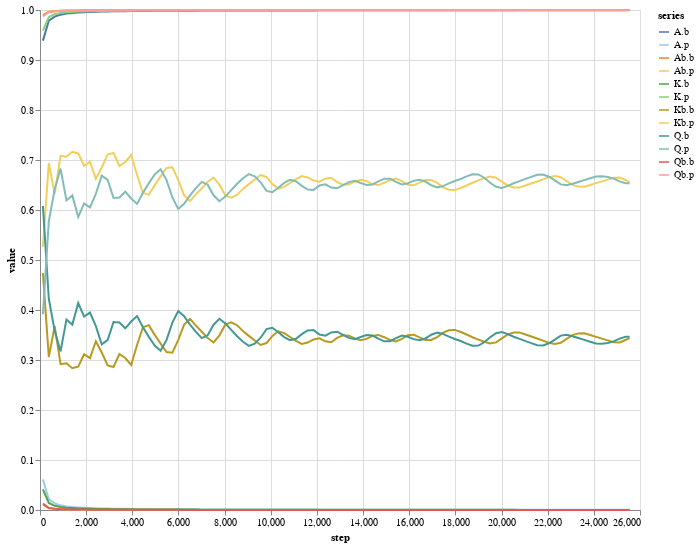

Source (notebook cell):
### Code cell
plot_infosets(inds['average_strategy.*'], width=600, height=500).display()

### Figure 1 — Vega-Lite specification as saved in the notebook (floating-point values rounded to 4 significant figures; data arrays with more than 128 entries replaced by an {"elided": "..."} marker saying what was removed)
{"config": {"view": {"continuousWidth": 400, "continuousHeight": 300}}, "data": {"values": {"elided": "1212 records"}}, "mark": "line", "encoding": {"color": {"type": "nominal", "field": "series", "scale": {"scheme": "tableau20"}}, "opacity": {"condition": {"value": 1, "selection": "selector001"}, "value": 0.0001}, "x": {"type": "quantitative", "field": "step"}, "y": {"type": "quantitative", "field": "value"}}, "height": 500, "selection": {"selector001": {"type": "multi", "fields": ["series"], "bind": "legend"}}, "width": 600, "$schema": "https://vega.github.io/schema/vega-lite/v4.8.1.json"}
